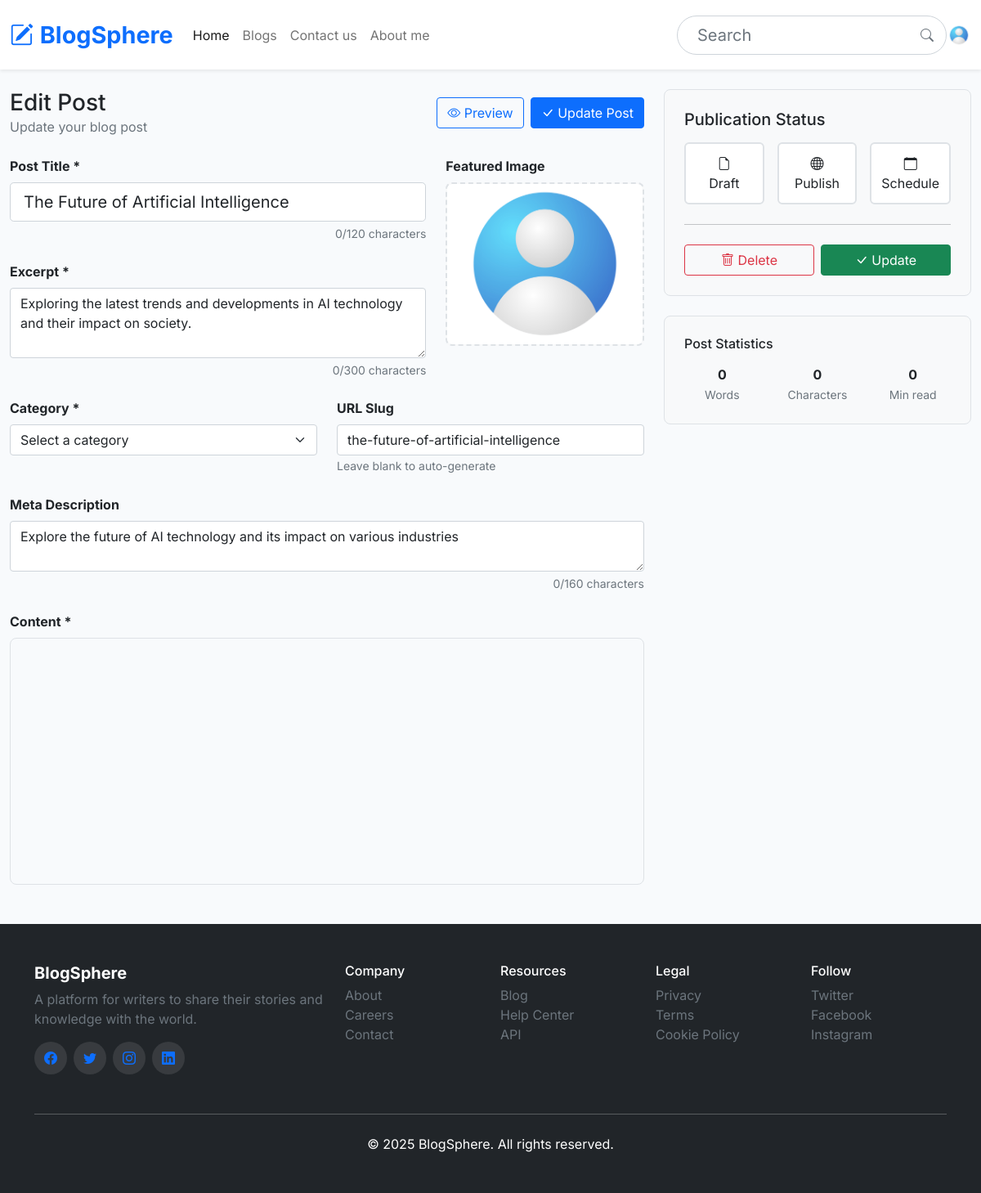
/user/edit/2 (signed in), run on the app's committed database.
### app/models/user.py (models this page shows, shortened)
class User(UserMixin, db.Model):
    id = db.Column(db.Integer, primary_key=True)
    email = db.Column(db.String(50), unique=True, nullable=False)
    username = db.Column(db.String(50),unique=True, nullable=False)
    password = db.Column(db.String(255), unique=True, nullable=False)
    created_at = db.Column(db.DateTime, default=datetime.utcnow)
    first_name = db.Column(db.String(50))
    last_name = db.Column(db.String(50))
    avatar = db.Column(db.String(100), default='avatar/default-user.jpg')
    bio = db.Column(db.Text)
    location = db.Column(db.String(100))
    website = db.Column(db.String(200))
    twitter_url = db.Column(db.String(200))
    linkedin_url = db.Column(db.String(200))
    github_url = db.Column(db.String(200))
    instagram_url = db.Column(db.String(200))
    newsletter = db.Column(db.Boolean, default=True)
    public_profile = db.Column(db.Boolean, default=True)
    email_notifications = db.Column(db.Boolean, default=True)
    last_seen = db.Column(db.DateTime, default=datetime.utcnow)
    profile_updated_at = db.Column(db.DateTime, default=datetime.utcnow)
    posts = db.relationship('BlogPost', backref='author', lazy=True)

### app/models/posts.py (models this page shows, shortened)
class BlogPost(db.Model):
    sno = db.Column(db.Integer, primary_key=True)
    excerpt = db.Column(db.String(300), nullable=False)
    slug = db.Column(db.String(255), nullable=False)
    title = db.Column(db.String(120), nullable=False)
    category_id = db.Column(db.Integer, db.ForeignKey('category.id'), nullable=False)
    content = db.Column(db.Text, nullable=False)
    meta_description = db.Column(db.String(160), nullable=False)
    thumbnail = db.Column(db.String(50),nullable=False)
    status = db.Column(db.String(40), nullable=False)
    views = db.Column(db.Integer, default=0)
    comments_count = db.Column(db.Integer, default=0)
    publish_date = db.Column(db.DateTime, nullable=True)
    created_at = db.Column(db.DateTime, nullable=False, default=datetime.utcnow)
    user_id = db.Column(db.Integer, db.ForeignKey('user.id'), nullable=False)
    comments = db.relationship('Comment', backref='post', lazy=True)

### app/routes/user_bp.py (the view)
@user_bp.route('/edit/<int:sno>')
def edit(sno):
    post = BlogPost.query.filter_by(sno=sno).first()
    return render_template('edit_blog.html', post=post, sno=sno, params=params)

### app/templates/edit_blog.html (shortened to what this page needs)
{% extends "components/layout.html" %}
{% block head %}
    <link href="https://cdn.quilljs.com/1.3.6/quill.snow.css" rel="stylesheet">
    <link rel="stylesheet" href="https://unpkg.com/dropzone@6.0.0-beta.1/dist/dropzone.css" />
{% endblock %}
{% block body %}
    <div class="container-fluid py-4">
        <div class="row">
            <div class="col-lg-8">
                <div class="d-flex justify-content-between align-items-center mb-4">
                    <div>
                        <h1 class="h3 mb-0">Edit Post</h1>
                        <p class="text-muted mb-0">Update your blog post</p>
                    </div>
                    <div class="d-flex gap-2">
                        <button type="button" class="btn btn-outline-primary" id="previewBtn">
                            <i class="bi bi-eye"></i> Preview
                        </button>
                        <button type="button" class="btn btn-primary" id="updatePostBtn">
                            <i class="bi bi-check-lg"></i> Update Post
                        </button>
                    </div>
                </div>
                <form id="editPostForm" enctype="multipart/form-data">
                    <div class="row">
                        <div class="col-md-8">
                            <div class="mb-4">
                                <label for="postTitle" class="form-label fw-bold">Post Title *</label>
                                <input type="text" class="form-control form-control-lg" value="{{ post.title if post else '' }}"
                                       id="postTitle" name="title" required placeholder="Enter a compelling title...">
                                <div class="character-count" id="titleCount">0/120 characters</div>
                            </div>
                            <div class="mb-4">
                                <label for="postExcerpt" class="form-label fw-bold">Excerpt *</label>
                                <textarea class="form-control" id="postExcerpt" name="excerpt"
                                          rows="3" required placeholder="Brief description of your post...">{{ post.excerpt if post else '' }}</textarea>
                                <div class="character-count" id="excerptCount">0/300 characters</div>
                            </div>
                        </div>
                        <div class="col-md-4">
                            <label class="form-label fw-bold">Featured Image</label>
                            <div class="featured-image-preview mb-3" id="imagePreview" onclick="document.getElementById('featuredImage').click()">
                                {% if post and post.thumbnail %}
                                    <img src="{{ url_for('static', filename=post.thumbnail) }}" alt="{{ post.thumbnail }}" id="previewImg">
                                {% else %}
                                    <div class="placeholder">
                                        <i class="bi bi-camera fs-1 mb-2"></i>
                                        <div>Click to upload featured image</div>
                                        <small class="text-muted">JPG, PNG up to 10MB</small>
                                    </div>
                                {% endif %}
                            </div>
                        </div>
                    </div>
                    <div class="row mb-4">
                        <div class="col-md-6">
                            <label for="postCategory" class="form-label fw-bold">Category *</label>
                            <select class="form-select" id="postCategory" name="category" required>
                                <option value="">Select a category</option>
                            </select>
                        </div>
                        <div class="col-md-6">
                            <label for="postSlug" class="form-label fw-bold">URL Slug</label>
                            <input type="text" class="form-control" id="postSlug" name="slug"
                                   value="{{ post.slug if post else '' }}" placeholder="auto-generated-from-title">
                            <small class="form-text text-muted">Leave blank to auto-generate</small>
                        </div>
                    </div>
                    <div class="mb-4">
                        <label for="postMeta" class="form-label fw-bold">Meta Description</label>
                        <textarea class="form-control" id="postMeta" name="meta_description" rows="2"
                                  placeholder="SEO description for search engines...">{{ post.meta_description if post else '' }}</textarea>
                        <div class="character-count" id="metaCount">0/160 characters</div>
                    </div>
                    <div class="mb-4">
                        <label class="form-label fw-bold">Content *</label>
                        <div class="editor-container">
                            <div id="editor"></div>
                        </div>
                    </div>
                </form>
            </div>
            <div class="col-lg-4">
                <div class="publish-panel mb-4">
                    <h5 class="mb-3">Publication Status</h5>
                    <div class="status-options">
                        <div class="status-option">
                            <label for="statusDraft">
                                <i class="bi bi-file-earmark"></i><br>Draft
                            </label>
                        </div>
                        <div class="status-option">
                            <label for="statusPublish">
                                <i class="bi bi-globe"></i><br>Publish
                            </label>
                        </div>
                        <div class="status-option">
                            <label for="statusSchedule">
                                <i class="bi bi-calendar"></i><br>Schedule
                            </label>
                        </div>
                    </div>
                    <hr class="my-4">
                    <div class="btn-group-custom">
                        <button type="button" class="btn btn-outline-danger" id="deletePostBtn">
                            <i class="bi bi-trash"></i> Delete
                        </button>
                        <button type="button" class="btn btn-success" id="updatePostBtn2">
                            <i class="bi bi-check-lg"></i> Update
                        </button>
                    </div>
                </div>
                <div class="publish-panel">
                    <h6 class="mb-3">Post Statistics</h6>
                    <div class="row text-center">
                        <div class="col-4">
                            <div class="fw-bold" id="wordCount">0</div>
                            <small class="text-muted">Words</small>
                        </div>
                        <div class="col-4">
                            <div class="fw-bold" id="charCount">0</div>
                            <small class="text-muted">Characters</small>
                        </div>
                        <div class="col-4">
                            <div class="fw-bold" id="readTime">0</div>
                            <small class="text-muted">Min read</small>
                        </div>
                    </div>
                </div>
            </div>
        </div>
    </div>
{% endblock %}

### app/templates/components/navbar.html (shortened to what this page needs)
<nav class="navbar navbar-expand-lg navbar-light bg-white shadow-sm py-3">
  <div class="container-fluid">
    <a class="navbar-brand text-primary" href="/">
       <i class="bi bi-pencil-square me-2"></i>{{ params["blog_web_name"]}}
    </a>
    <div class="collapse navbar-collapse" id="navbarSupportedContent">
      <ul class="navbar-nav me-auto mb-2 mb-lg-0">
        <li class="nav-item">
          <a class="nav-link active" aria-current="page" href="/">Home</a>
        </li>
        <li class="nav-item">
          <a class="nav-link" href="/blogs">Blogs</a>
        </li>
        <li class="nav-item">
          <a class="nav-link" href="/contact">Contact us</a>
        </li>
        <li class="nav-item">
          <a class="nav-link" href="/about">About me</a>
        </li>
      </ul>
      <div class="d-flex justify-content-between align-items-center">
      <form method="GET" action="{{ url_for('/.search')}}" class="search-form">
        <input class="form-control form-control-lg rounded-pill ps-4" type="search" placeholder="Search" name="q" aria-label="Search">
        <button type="submit" class="search-btn">
            <i class="bi bi-search text-muted"></i>
        </button>
      </form>
        {% if current_user.is_authenticated %}
                <a class="my-2 my-sm-0" href="{{ url_for('user.admin') }}"><img src="{{ url_for('static', filename=current_user.avatar) }}" alt="Author Photo" class="img-fluid rounded-circle" loading="lazy" style="width: 30px; height: 30px;"></a>
            {% else %}
                <div>
                    <a class="btn btn-outline-primary me-2" href="{{ url_for('auth.login') }}">Login</a>
                    <a class="btn btn-primary" href="{{ url_for('auth.register') }}">Register</a>
                </div>
            {% endif %}
        </div>
    </div>
   </div>
 </nav>

### app/templates/edit_blog.html (style rules this page uses)
.featured-image-preview { width: 100%; height: 200px; border: 2px dashed #dee2e6; border-radius: 8px; display: flex; align-items: center; justify-content: center; cursor: pointer; background-color: #f8f9fa; transition: all 0.3s ease; position: relative; overflow: hidden; }
.featured-image-preview img { width: 100%; height: 100%; object-fit: cover; border-radius: 6px; }
.character-count { font-size: 0.875rem; color: #6c757d; text-align: right; margin-top: 0.25rem; }
.publish-panel { background: #f8f9fa; border: 1px solid #dee2e6; border-radius: 8px; padding: 1.5rem; }
.status-options { display: flex; gap: 1rem; margin: 1rem 0; }
.status-option { flex: 1; }
.status-option label { display: block; padding: 0.75rem; border: 2px solid #dee2e6; border-radius: 6px; text-align: center; cursor: pointer; transition: all 0.3s ease; background: white; }
.btn-group-custom { display: flex; gap: 0.5rem; }
.btn-group-custom .btn { flex: 1; }
.editor-container { border: 1px solid #dee2e6; border-radius: 8px; overflow: hidden; }
#editor { min-height: 300px; }

### data on the page
User: avatar (placeholder picture)
BlogPost: title "The Future of Artificial Intelligence", excerpt "Exploring the latest trends and developments in AI technology and their impact on society.", thumbnail (placeholder picture), slug "the-future-of-artificial-intelligence", meta_description "Explore the future of AI technology and its impact on various industries"

### other printed values
{{ params["blog_web_name"] }} "BlogSphere"
